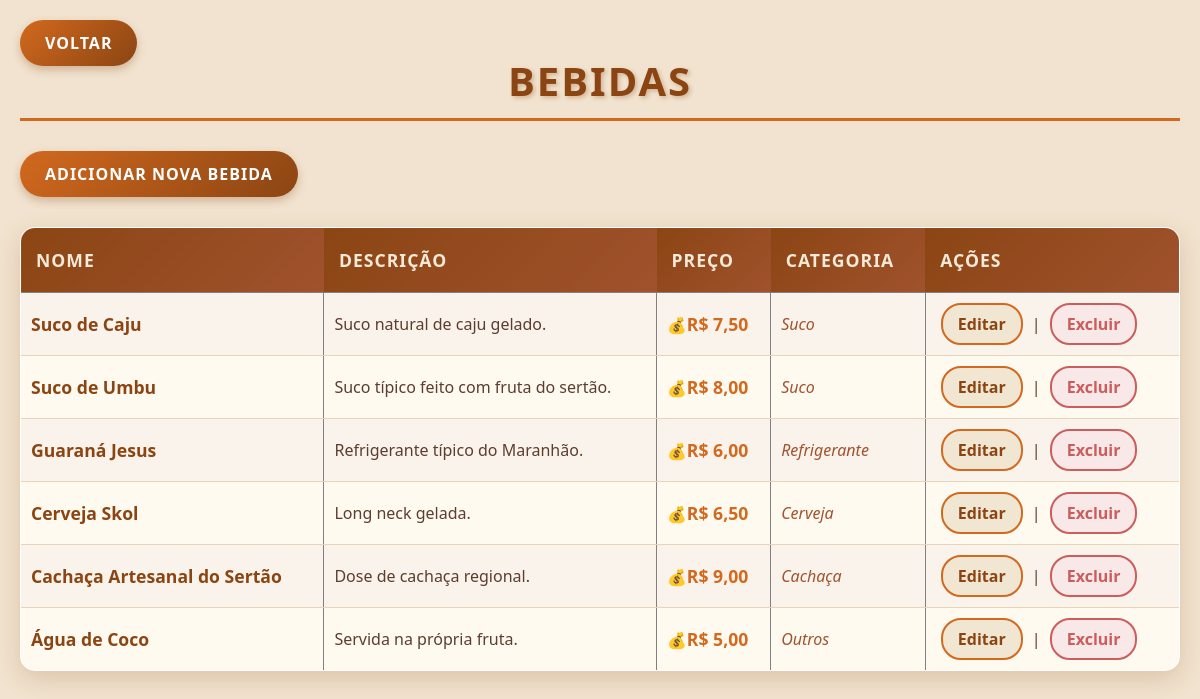
The page /bebidas/bebidas.php on the database its author committed.
### tables this page shows
CREATE TABLE bebidas (
    id INT PRIMARY KEY AUTO_INCREMENT,
    nome VARCHAR(100),
    descricao TEXT,
    preco DECIMAL(10,2),
    imagem VARCHAR(255),
    categoria_id INT,
    FOREIGN KEY (categoria_id) REFERENCES categorias_bebidas(id)
);

CREATE TABLE categorias_bebidas (
    id INT PRIMARY KEY AUTO_INCREMENT,
    nome VARCHAR(50)
);

### bebidas/bebidas.php (the view, shortened to what this page needs)
<?php
include "../conexao/conexao.php";
$sql = "SELECT b.id, b.nome, b.descricao, b.preco, cb.nome AS categoria
        FROM bebidas b
        JOIN categorias_bebidas cb ON b.categoria_id = cb.id";
$result = $conn->query($sql);
?>
<!DOCTYPE html>
<html lang="pt-br">
<head>
    <link rel="stylesheet" href="../css/styles.css">
</head>
<body>
    <h2>Bebidas</h2>
    <a href="criar.php">Adicionar Nova Bebida</a>
    <a class="voltar" href="../html/index_adm.php">Voltar</a>
    <table border="1" cellpadding="10">
        <tr>
            <th>Nome</th>
            <th>Descrição</th>
            <th>Preço</th>
            <th>Categoria</th>
            <th>Ações</th>
        </tr>
        <?php
        if ($result->num_rows > 0) {
            while ($row = $result->fetch_assoc()):
        ?>
        <tr>
            <td><?= htmlspecialchars($row['nome']) ?></td>
            <td><?= htmlspecialchars($row['descricao']) ?></td>
            <td>R$ <?= number_format($row['preco'], 2, ',', '.') ?></td>
            <td><?= htmlspecialchars($row['categoria']) ?></td>
            <td>
                <a href="editar.php?id=<?= $row['id'] ?>">Editar</a> |
                <a href="deletar.php?id=<?= $row['id'] ?>" onclick="return confirm('Deseja excluir esta bebida?')">Excluir</a>
            </td>
        </tr>
        <?php
            endwhile;
        } else {
            echo "<tr><td colspan='5' style='text-align: center;'>Nenhuma bebida encontrada.</td></tr>";
        }
        ?>
    </table>
</body>
</html>

### css/styles.css (style rules this page uses)
body { font-family: 'Segoe UI', Tahoma, Geneva, Verdana, sans-serif; background-color: #f5e9d7; margin: 0; padding: 20px; color: #5c3d2e; }
h2 { text-align: center; color: #8b4513; font-size: 2.5em; margin-bottom: 30px; text-transform: uppercase; letter-spacing: 2px; text-shadow: 2px 2px 4px rgba(139, 69, 19, 0.3); border-bottom: 3px solid #d2691e; padding-bottom: 10px; font-weight: bold; }
a[href="criar.php"] { display: inline-block; background: linear-gradient(135deg, #d2691e, #8b4513); color: white; padding: 12px 25px; text-decoration: none; border-radius: 25px; margin-bottom: 30px; font-weight: bold; text-transform: uppercase; letter-spacing: 1px; transition: all 0.3s ease; box-shadow: 0 4px 8px rgba(139, 69, 19, 0.3); }
.voltar { display: flex; background: linear-gradient(135deg, #d2691e, #8b4513); color: white; padding: 12px 25px; text-decoration: none; border-radius: 25px; margin-bottom: 30px; font-weight: bold; text-transform: uppercase; letter-spacing: 1px; transition: all 0.3s ease; box-shadow: 0 4px 8px rgba(139, 69, 19, 0.3); float: right; }
table { width: 100%; border-collapse: collapse; background: white; border-radius: 15px; overflow: hidden; box-shadow: 0 8px 25px rgba(139, 69, 19, 0.2); margin-bottom: 30px; }
th { background: linear-gradient(135deg, #8b4513, #a0522d); color: #f5e9d7; padding: 20px 15px; text-align: left; font-weight: bold; text-transform: uppercase; letter-spacing: 1px; font-size: 1.1em; border: none; }
tr:nth-child(even) { background-color: #faf3eb; }
tr:nth-child(odd) { background-color: #fffaf0; }
td { border-bottom: 1px solid #e8d5b7; color: #5c3d2e; font-size: 1em; }
td:first-child { font-weight: bold; color: #8b4513; font-size: 1.1em; }
td:nth-child(3) { font-weight: bold; color: #d2691e; font-size: 1.1em; }
td:nth-child(4) { font-style: italic; color: #a0522d; }
td:last-child a { color: #8b4513; text-decoration: none; padding: 8px 15px; border-radius: 20px; transition: all 0.3s ease; font-weight: bold; margin: 0 5px; display: inline-block; }
td:last-child a:first-child { background-color: #f0e6d2; border: 2px solid #d2691e; }
td:last-child a:last-child { background-color: #f8e8e8; border: 2px solid #cd5c5c; color: #cd5c5c; }
tr { animation: fadeIn 0.5s ease-in-out; }
td:nth-child(3)::before { content: "💰"; font-size: 0.9em; }
.voltar { position: absolute; top: 20px; left: 20px; }

### rows shown on the page
bebidas: nome "Suco de Caju", descricao "Suco natural de caju gelado.", preco "7,50", categoria.nome "Suco"
bebidas: nome "Suco de Umbu", descricao "Suco típico feito com fruta do sertão.", preco "8,00", categoria.nome "Suco"
bebidas: nome "Guaraná Jesus", descricao "Refrigerante típico do Maranhão.", preco "6,00", categoria.nome "Refrigerante"
bebidas: nome "Cerveja Skol", descricao "Long neck gelada.", preco "6,50", categoria.nome "Cerveja"
bebidas: nome "Cachaça Artesanal do Sertão", descricao "Dose de cachaça regional.", preco "9,00", categoria.nome "Cachaça"
bebidas: nome "Água de Coco", descricao "Servida na própria fruta.", preco "5,00", categoria.nome "Outros"
